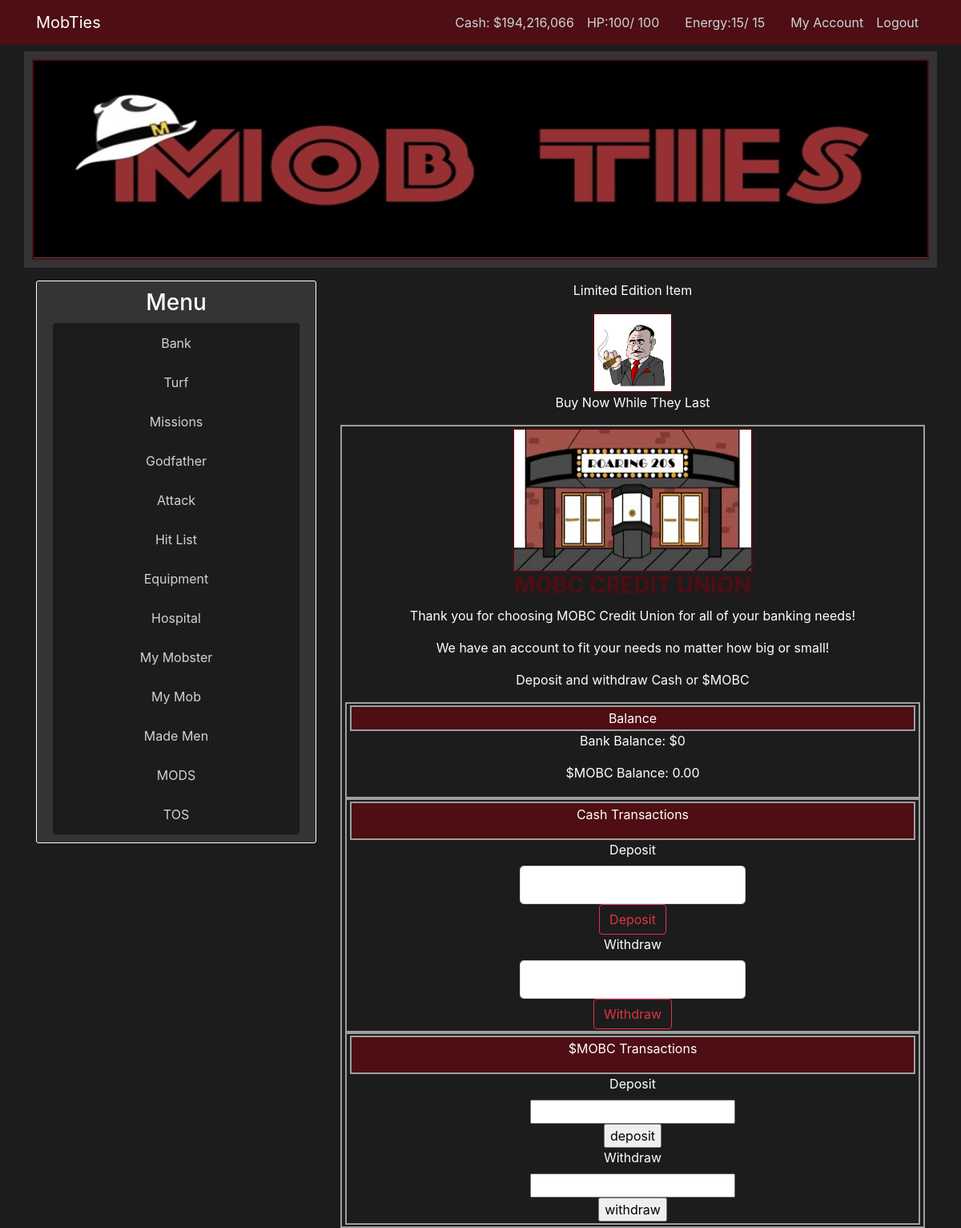
Page /bank (signed in) on the committed database.
### mobster/models.py (models this page shows, shortened)
class User(db.Model, UserMixin):
    id = db.Column(db.Integer, primary_key=True)
    username = db.Column(db.String(22), unique=True, nullable=False)
    email = db.Column(db.String(120), unique=True, nullable=False)
    image_file = db.Column(db.String(20), nullable=False, default='default.jpg')
    password = db.Column(db.String(60), nullable=False)
    cash_on_hand = db.Column(db.Integer, default=0)
    cash_in_bank = db.Column(db.Integer, default=0)
    posts = db.relationship('Post', backref='author', lazy=True)
    items = db.relationship('User_Items', lazy=True)
    turf = db.relationship('User_Turf', lazy=True)
    stats = db.relationship('User_Stats', uselist=False)

class User_Stats(db.Model):
    id = db.Column(db.Integer, primary_key=True)
    user_level = db.Column(db.Integer, nullable=False, default=1)
    user_current_health = db.Column(db.Integer, default=100)
    user_max_health = db.Column(db.Integer, default=100)
    user_in_icu = db.Column(db.Boolean, default=False)
    user_health_thread_running = db.Column(db.Boolean, default=False)
    user_current_energy = db.Column(db.Integer, default=10)
    user_max_energy = db.Column(db.Integer, default=10)
    user_energy_thread_running = db.Column(db.Boolean, default=False)
    user_current_stamina = db.Column(db.Integer, default=10)
    user_max_stamina = db.Column(db.Integer, default=10)
    user_stamina_thread_running = db.Column(db.Boolean, default=False)
    user_experience = db.Column(db.Integer, nullable=False, default=0)
    user_total_income = db.Column(db.Integer, default=0)
    user_current_mission_id = db.Column(db.Integer, default=1)
    user_current_mission_stage = db.Column(db.Integer, default=1)
    user_total_missions_complete = db.Column(db.Integer, default=0)
    user_on_hitlist = db.Column(db.Boolean, default=False)
    user_current_bounty = db.Column(db.Integer, default=0)
    user_total_bounty_collected = db.Column(db.Integer, default=0)
    experience_to_level_up = db.Column(db.Integer, nullable=False, default=100)
    user_id = db.Column(db.Integer, db.ForeignKey('user.id'), nullable=False)

### mobster/routes.py (the view, shortened to what this page needs)
@app.route("/bank", methods=['GET', 'POST'])
@login_required
def bank():
    user = User.query.filter_by(username=current_user.username).first()
    deposit_form = BankDepositForm()
    withdraw_form = BankWithdrawForm()
    return render_template('game_templates/bank.html', title='Bank', deposit_form=deposit_form, withdraw_form=withdraw_form)

### mobster/forms.py (shortened to what this page needs)
class BankDepositForm(FlaskForm):
    deposit = IntegerField('Deposit', validators=[NumberRange(min=1)])
    deposit_submit = SubmitField('Deposit')

class BankWithdrawForm(FlaskForm):
    withdraw = IntegerField('Withdraw', validators=[NumberRange(min=0)])
    withdraw_submit = SubmitField('Withdraw')

### mobster/models.py (called while the page is built)
@login_manager.user_loader
def load_user(user_id):
    return User.query.get(int(user_id))

### mobster/templates/game_templates/bank.html (shortened to what this page needs)
{% extends "layout.html" %}
{% block body %}
    <div class="page-container">
	<div class="page-title">
	    <img src="{{ url_for('static',filename='images/bank.jpg') }}" alt="bank.jpg" width="300" height="180">
	    <h3><b>MOBC CREDIT UNION</b></h3>
	    <p>Thank you for choosing MOBC Credit Union for all of your banking needs!</p>
            <p>We have an account to fit your needs no matter how big or small!</p>
            <p> Deposit and withdraw Cash or $MOBC</p>
	</div>
	<div class="page-container">
	    <div class="page-container-head">
		Balance
	    </div>
	    <div class="page-container-body">
			<p>Bank Balance: ${{ '{:,}'.format(current_user.cash_in_bank) }}</p>
            <p>$MOBC Balance: {{ '{:,.2f}'.format(0) }}</p>
	    </div>
	</div>
	<div class="page-container">
	    <div class="page-container-head">
            <p>Cash Transactions</p>
	    </div>
	    <div class="page-container-body">
	        <form method=POST action="#">
				{{ deposit_form.deposit.label(class="form-control-label") }}
				{% if deposit_form.deposit.errors %}
					{{ deposit_form.deposit(class="form-control form-control-lg is-invalid") }}
					<div class="invalid-feedback">
						{% for error in deposit_form.deposit.errors %}
							<span>{{ error }}</span>
						{% endfor %}
					</div>
				{% else %}
					{{ deposit_form.deposit(class="form-control form-control-lg page-container-form", autocomplete="off") }}
				{% endif%}
				{{ deposit_form.deposit_submit(class="btn btn-outline-danger") }}
			</form>
			<form method=POST action="#">
				{{ withdraw_form.withdraw.label(class="form-control-label") }}
				{% if withdraw_form.withdraw.errors %}
					{{ withdraw_form.withdraw(class="form-control form-control-lg is-invalid") }}
					<div class="invalid-feedback">
						{% for error in withdraw_form.withdraw.errors %}
							<span>{{ error }}</span>
						{% endfor %}
					</div>
				{% else %}
					{{ withdraw_form.withdraw(class="form-control form-control-lg page-container-form", autocomplete="off") }}
				{% endif%}
				{{ withdraw_form.withdraw_submit(class="btn btn-outline-danger") }}
			</form>
	    </div>
	</div>
	<div class="page-container">
	    <div class="page-container-head">
		<p>$MOBC Transactions</p>
	    </div>
	    <div class="page-container-body">
		<form action="#">
	            <label for="deposit">Deposit</label><br>
		    <input type="text" name="deposit"><br>
		    <input type="submit" value="deposit">
		</form>
		<form action="#">
		    <label for="withdraw">Withdraw</label><br>
		    <input type="text" name="withdraw"><br>
		    <input type="submit" value="withdraw">
		</form>
	    </div>
        </div>
    </div>
{% endblock %}

### mobster/templates/layout.html (shortened to what this page needs)
<!DOCTYPE html>
<html>
	<head>
        <link rel="stylesheet" href="https://stackpath.bootstrapcdn.com/bootstrap/4.3.1/css/bootstrap.min.css">
		<link rel="stylesheet" type="text/css" href="{{ url_for('static', filename='main.css') }}">
	</head>
	<body>
        <header class="site-header">
            <nav class="navbar navbar-expand-md navbar-dark bg-dark-red fixed-top">
                <div class="container">
                    <a class="navbar-brand mr-4" href="/">MobTies</a>
                    <div class="collapse navbar-collapse" id="navbarToggle">
                        <div class="navbar-nav">
                            {% if current_user.is_authenticated %}
                            <a class="nav-item nav-link" href="#"><span hidden id="id">{{current_user.id}}</span></a>
                            <a class="nav-item nav-link" href="#"><span hidden id="username">{{current_user.username}}</span></a>
                                <a class="nav-item nav-link" href="{{ url_for('bank') }}">Cash: ${{ '{:,}'.format(current_user.cash_on_hand) }}</a>
                                <a class="nav-item nav-link" href="{{ url_for('hospital') }}">
                                    HP:<span id="current_health">{{ current_user.stats.user_current_health }}</span>/
                                    <span id="max_health">{{ current_user.stats.user_max_health }}</span></a>
                                <a class="nav-item nav-link" href="#"><span hidden id="health_clock">0</span></a>
                                <a class="nav-item nav-link" href="{{ url_for('hospital') }}">
                                    Energy:<span id="current_energy">{{ current_user.stats.user_current_energy }}</span>/
                                    <span id="max_energy">{{ current_user.stats.user_max_energy }}</span></a>
                                <a class="nav-item nav-link" href="#"><span hidden id="energy_clock">0</span></a>
                                <a class="nav-item nav-link" href="{{ url_for('account') }}">My Account</a>
                                <a class="nav-item nav-link" href="{{ url_for('logout') }}">Logout</a>
                            {% else %}
                                <a class="nav-item nav-link" href="{{ url_for('login') }}">Login</a>
                                <a class="nav-item nav-link" href="{{ url_for('register') }}">Register</a>
                            {% endif %}
                        </div>
                    </div>
                </div>
            </nav>
            <div class="container header-container header-img">
                <img src="{{url_for('static' ,filename='images/banner3.jpg')}}" width="100%" height="250px">
            </div>
        </header>
        <main role="main" class="container main-container">
            <div class="row">
                <div class="col-md-4">
                    <div class="content-section">
                        <h3 class='menu-text centered'>Menu</h3>
                        <ul class="list-group">
                            <li class="list-group-item list-group-item-dark centered sidebar-item"><a href="{{ url_for('bank') }}">Bank</a></li>
                            <li class="list-group-item list-group-item-dark centered sidebar-item"><a href="{{ url_for('turf') }}">Turf</a></li>
                            <li class="list-group-item list-group-item-dark centered sidebar-item"><a href="{{ url_for('missions') }}">Missions</a></li>
                            <li class="list-group-item list-group-item-dark centered sidebar-item"><a href="{{ url_for('godfather') }}">Godfather</a></li>
                            <li class="list-group-item list-group-item-dark centered sidebar-item"><a href="{{ url_for('attack') }}">Attack</a></li>
                            <li class="list-group-item list-group-item-dark centered sidebar-item"><a href="{{ url_for('hitlist') }}">Hit List</a></li>
                            <li class="list-group-item list-group-item-dark centered sidebar-item"><a href="{{ url_for('equipment') }}">Equipment</a></li>
                            <li class="list-group-item list-group-item-dark centered sidebar-item"><a href="{{ url_for('hospital') }}">Hospital</a></li>
                            <li class="list-group-item list-group-item-dark centered sidebar-item"><a href="{{ url_for('my_mobster', id=current_user.id) }}">My Mobster</a></li>
                            <li class="list-group-item list-group-item-dark centered sidebar-item"><a href="{{ url_for('my_mob') }}">My Mob</a></li>
                            <li class="list-group-item list-group-item-dark centered sidebar-item"><a href="{{ url_for('made_men') }}">Made Men</a></li>
                            <li class="list-group-item list-group-item-dark centered sidebar-item"><a href="{{ url_for('mods') }}">MODS</a></li>
                            <li class="list-group-item list-group-item-dark centered sidebar-item"><a href="{{ url_for('tos') }}">TOS</a></li>
                        </ul>
                    </div>
                </div>
                <div class="col-md-8">
                    <div class="header centered">
                        <p>Limited Edition Item</p>
                        <img src="{{url_for('static', filename='images/godfather.jpg')}}" width="100" height="100">
                        <p>Buy Now While They Last</p>
                    </div>
                    {% block body %}{% endblock %}
                </div>
	</body>
</html>

### mobster/static/main.css (style rules this page uses)
body { background: #1d1c1c; color: #ffffff; margin-top: 4rem; }
h1, h2, h3, h4, h5 { color: #444444; }
.bg-dark-red { background-color: #4e0e13; }
.centered { text-align: center; }
.menu-text { color: #ffffff; }
.sidebar-item { background-color: #1d1c1c; }
.site-header .navbar-nav .nav-link, .sidebar-item a { color: #cbd5db; }
.content-section { background: #353333; padding: 10px 20px; border: 1px solid #FFFFFF; border-radius: 3px; margin-bottom: 20px; }
h3 { color: #4e0e13; }
.header-img { background: #353333; padding: 10px 10px; text-align: center; width: 100%; }
.header-container { margin-bottom: 1rem; }
.page-container { background: #1d1c1c; padding: 2px 4px; border: 2px solid #9E9E9E; text-align: center; }
.page-container-head { background: #4e0e13; padding: 2px 4px; border: 2px solid #9E9E9E; text-align: center; }
.page-container-body { margin-left: 30%; margin-right: 30%; }
.page-container-form { text-align: center; }
img { border: 2px solid #4e0e13 }

### rows in the picture
User: cash_on_hand "194,216,066", cash_in_bank "0"
User_Stats: stats.user_current_health "100", stats.user_max_health "100", stats.user_current_energy "15", stats.user_max_energy "15"

### other values in the picture
{{ '{:,.2f}'.format(0) }} "0.00"
{{ deposit_form.deposit.label(class="form-control-label") }} "Deposit"
{{ withdraw_form.withdraw.label(class="form-control-label") }} "Withdraw"
